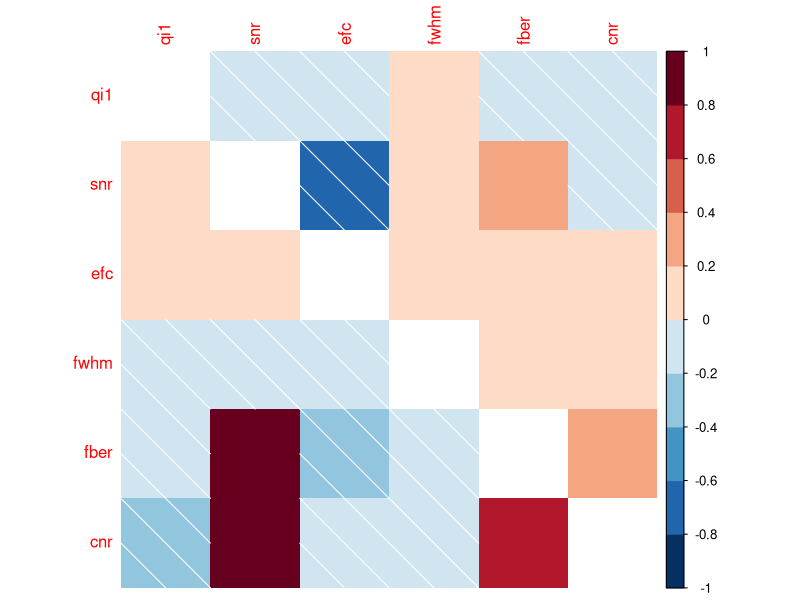

Source code (R): (Note: this script raises an error after producing the figure.)
#' This calculates the collinearity between the different QC measures
#' 
#' We first load the abide and corr dataset
#' then we compute the correlation between the measures
#' and finally we plot that difference
#' 
#+ setup
library(corrplot)
library(RColorBrewer)

#' # ABIDE
#' 
#' ## Setup
#+ abide-setup
# Read
qc_anat <- read.csv("../data/abide_anat.csv", row.names=1)
qc_func <- read.csv("../data/abide_func.csv", row.names=1)
# Fetch relevant columns
anat_cols <- grep("^anat_", names(qc_anat))
func_cols <- grep("^func_", names(qc_func))
# Rename relevant columns for ease
names(qc_anat) <- sub("anat_", "", names(qc_anat))
names(qc_func) <- sub("func_", "", names(qc_func))

#' ## Correlate
#+ abide-correlate
abide_anat <- cor(qc_anat[,anat_cols], use="pairwise.complete.obs")
abide_func <- cor(qc_func[,func_cols], use="pairwise.complete.obs")

#' # CoRR
#' 
#' ## Setup
#+ corr-setup
# Read
qc_anat <- read.csv("../data/corr_anat.csv", row.names=1)
qc_func <- read.csv("../data/corr_func.csv", row.names=1)
# Fetch relevant columns
anat_cols <- grep("^anat_", names(qc_anat))
func_cols <- grep("^func_", names(qc_func))
# Rename relevant columns for ease
names(qc_anat) <- sub("anat_", "", names(qc_anat))
names(qc_func) <- sub("func_", "", names(qc_func))
# Only include session 1 and scan 1
qc_anat <- subset(qc_anat, session == 1)
qc_func <- subset(qc_func, session == 1 & scan == 1)

#' ## Correlate
#+ corr-correlate
corr_anat <- cor(qc_anat[,anat_cols], use="pairwise.complete.obs")
corr_func <- cor(qc_func[,func_cols], use="pairwise.complete.obs")


#' # Visualize
#' 
#' We look at the abide and corr results together.
#' 
#' ## Fixes
#' Since CoRR is missing outliers, we remove that from the abide results
#+ viz-fix-rmcol
rmcol <- which(colnames(abide_func) == "outlier")
abide_func <- abide_func[-rmcol,-rmcol]

#' We also want to ensure the column names are in the same order.
#' The anatomical is actually fine so only do func cols.
#' We match in reference to the abide functional colnames
#+ viz-fix-ordercol
# anat
all(colnames(abide_anat) == colnames(corr_anat))
# func
ref <- colnames(abide_func)
trg <- colnames(corr_func)
inds <- sapply(ref, function(x) which(trg == x))
corr_func0 <- corr_func # just in case
corr_func <- corr_func0[inds,inds]

#' Now we can combine the two together for one big happy family
#'+ viz-fix-combine
# anat
anat <- abide_anat
anat[upper.tri(anat)] <- corr_anat[upper.tri(anat)]
# func (remove the num_fd column since redundant)
func <- abide_func
func[upper.tri(func)] <- corr_func[upper.tri(func)]
rmind <- which(colnames(func) == "num_fd")
func <- func[-rmind,-rmind]

#' ## Plot
#' Generate the corrplot
#+ viz-plot
cols <- rev(brewer.pal(10, "RdBu"))
# the anatomical
corrplot(anat, method="shade", diag=F, outline=T, order="FPC", col=cols, cl.length=length(cols)+1)
quartz.save("all_anat_corrplot.png", width=5, height=5)
# the functional
corrplot(func, method="shade", diag=F, outline=T, order="FPC", col=cols, cl.length=length(cols)+1)
quartz.save("all_func_corrplot.png", width=5, height=5)

#+ viz-plot-thresh
cols <- rev(brewer.pal(10, "RdBu"))
cols[5:6] <- "white"
# the anatomical
corrplot(anat, method="shade", diag=F, outline=T, order="FPC", col=cols, cl.length=length(cols)+1, addgrid.col="grey")
quartz.save("all_thr_anat_corrplot.png", width=5, height=5)
# the functional
corrplot(func, method="shade", diag=F, outline=T, order="FPC", col=cols, cl.length=length(cols)+1, addgrid.col="grey")
quartz.save("all_thr_func_corrplot.png", width=5, height=5)
